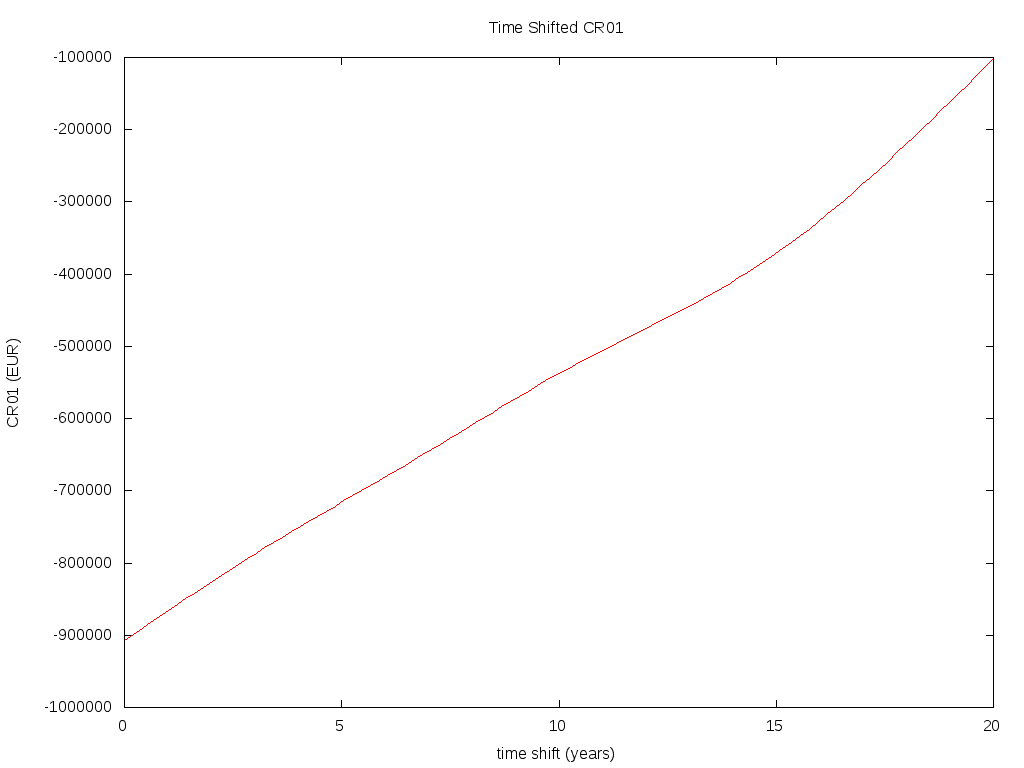

gnuplot code for this plot:
set xrange [0:20]
set yrange [*:*]
set format x "%.0f"
set format y "%.0f"
set xlabel "time shift (years)"
set ylabel "CR01 (EUR)"
set title "Time Shifted CR01"
unset key 
plot "cpi.dat" using 1:4 with lines smooth csplines
